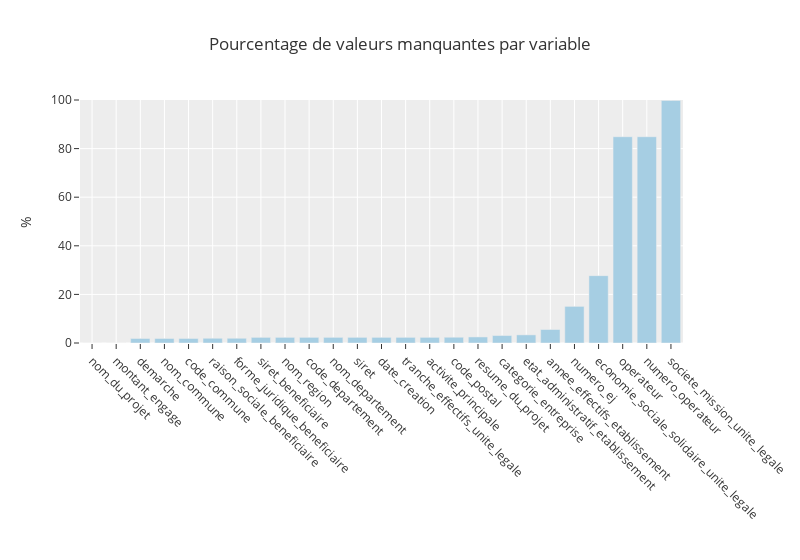

The code cell stored with this chart in its notebook:
### Code cell
# Visualisation des valeurs manquantes en pourcentage
na = df.isna().sum()/df.shape[0]*100 # pourcentage de valeurs manquantes par variable
palettehex = sns.color_palette("Paired").as_hex()
px.bar(na.sort_values(),
         title = "Pourcentage de valeurs manquantes par variable",
         color_discrete_sequence = palettehex[0:1],
         template='ggplot2',
         range_y = [0,100],
         width=800,
         labels={'value':'%', 'index':''},
         color=None
        ).update_traces(showlegend=False).update_xaxes(tickangle=45)
# societe_mission_unite_legale, numero_operateur et operateur ont plus de 70% de valeurs manquantes

### Figure 1 — Plotly figure (JSON) as saved in the notebook; plotly's stock layout.template omitted (floating-point values rounded to 4 significant figures)
{"data": [{"hovertemplate": "variable=0<br>=%{x}<br>%=%{y}<extra></extra>", "legendgroup": "0", "marker": {"color": "#a6cee3", "pattern": {"shape": ""}}, "name": "0", "orientation": "v", "showlegend": false, "textposition": "auto", "type": "bar", "x": ["nom_du_projet", "montant_engage", "demarche", "nom_commune", "code_commune", "raison_sociale_beneficiaire", "forme_juridique_beneficiaire", "siret_beneficiaire", "nom_region", "code_departement", "nom_departement", "siret", "date_creation", "tranche_effectifs_unite_legale", "activite_principale", "code_postal", "resume_du_projet", "categorie_entreprise", "etat_administratif_etablissement", "annee_effectifs_etablissement", "numero_ej", "economie_sociale_solidaire_unite_legale", "operateur", "numero_operateur", "societe_mission_unite_legale"], "xaxis": "x", "y": [0.0, 0.0, 1.861, 1.861, 1.861, 1.945, 1.945, 2.312, 2.326, 2.326, 2.326, 2.326, 2.326, 2.326, 2.326, 2.368, 2.495, 3.073, 3.341, 5.554, 15.07, 27.71, 84.89, 84.89, 99.83], "yaxis": "y"}], "layout": {"barmode": "relative", "legend": {"title": {"text": "variable"}, "tracegroupgap": 0}, "title": {"text": "Pourcentage de valeurs manquantes par variable"}, "width": 800, "xaxis": {"anchor": "y", "domain": [0, 1], "tickangle": 45, "title": {"text": ""}}, "yaxis": {"anchor": "x", "domain": [0, 1], "range": [0, 100], "title": {"text": "%"}}}}
